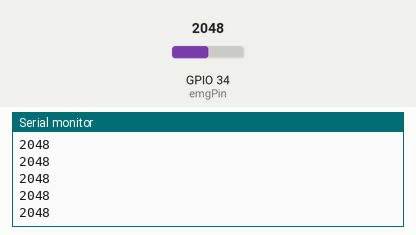
Bench run of a sketch on a simulated ESP32. On the bench: the last lines printed to the serial monitor. Inputs (shaded band) come from the test bench; at power-on: GPIO 34 (emgPin) = 2048 (analog values on the 0–4095 scale).

Above: at 1.2 s.
1.3 s: GPIO 34 (emgPin) set to 2866
At 1.31 s:
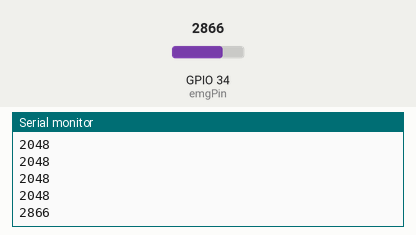
2.8 s: GPIO 34 (emgPin) set to 3603
At 2.81 s:
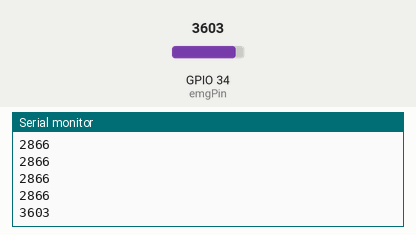
Timing chart, 0 to 5.8 s (numbered marks = the images above; inputs shaded):
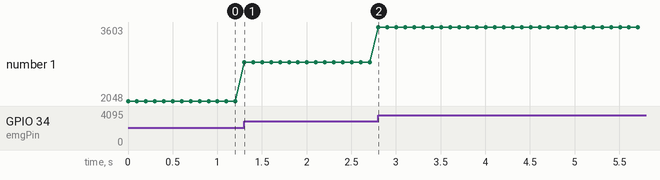

Measured:
- after the input at 1.3 s, the serial monitor: prints a new line at once (image 1)
- after the input at 2.8 s, the serial monitor: prints a new line at once (image 2)
- plotted number 1: 2048 → 2866 after the input at 1.3 s, 2866 → 3603 after the input at 2.8 s

The sketch:

sketch_jun18a.ino
```cpp
#include <Arduino.h>

const int emgPin = 34;
int emgValue = 0;

void setup() {
Serial.begin(115200);

analogReadResolution(12);

analogSetAttenuation(ADC_11db);
}

void loop() {
  // put your main code here, to run repeatedly:
  emgValue = analogRead(emgPin);
  Serial.println(emgValue);
  delay(100);
}
```
